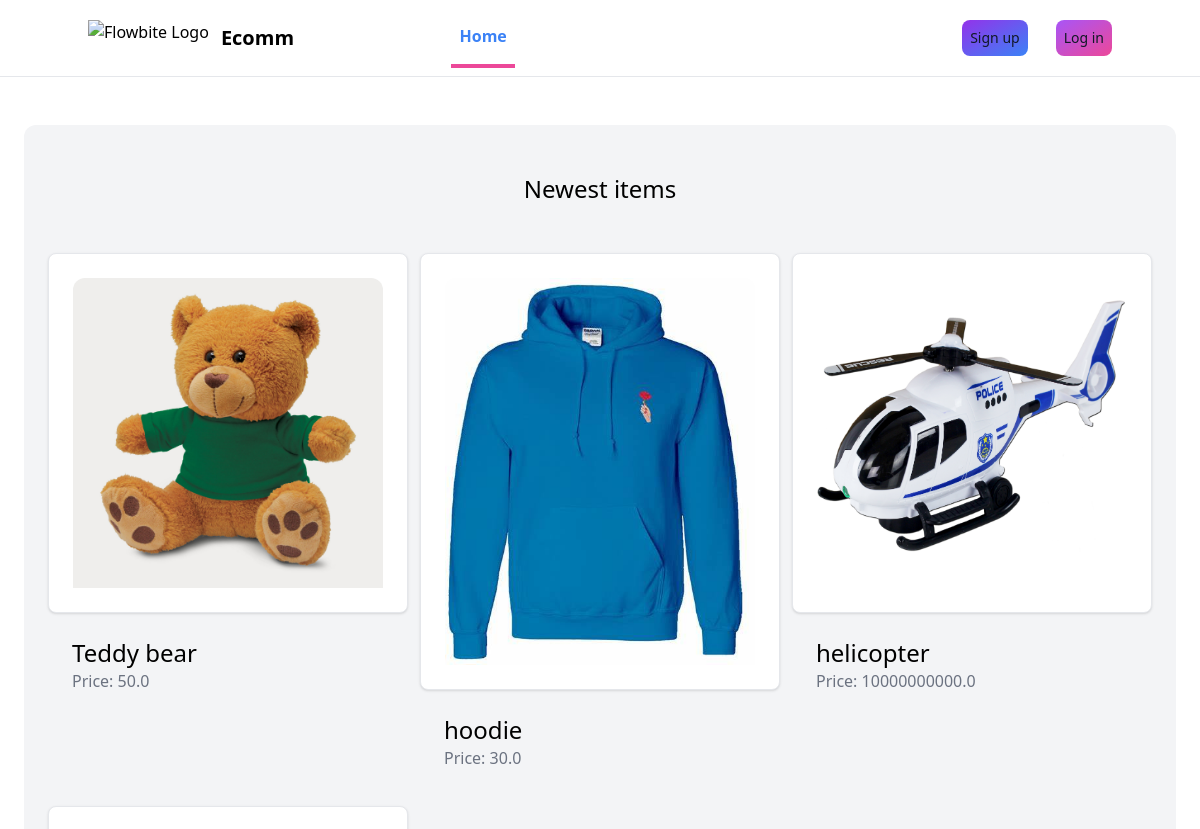
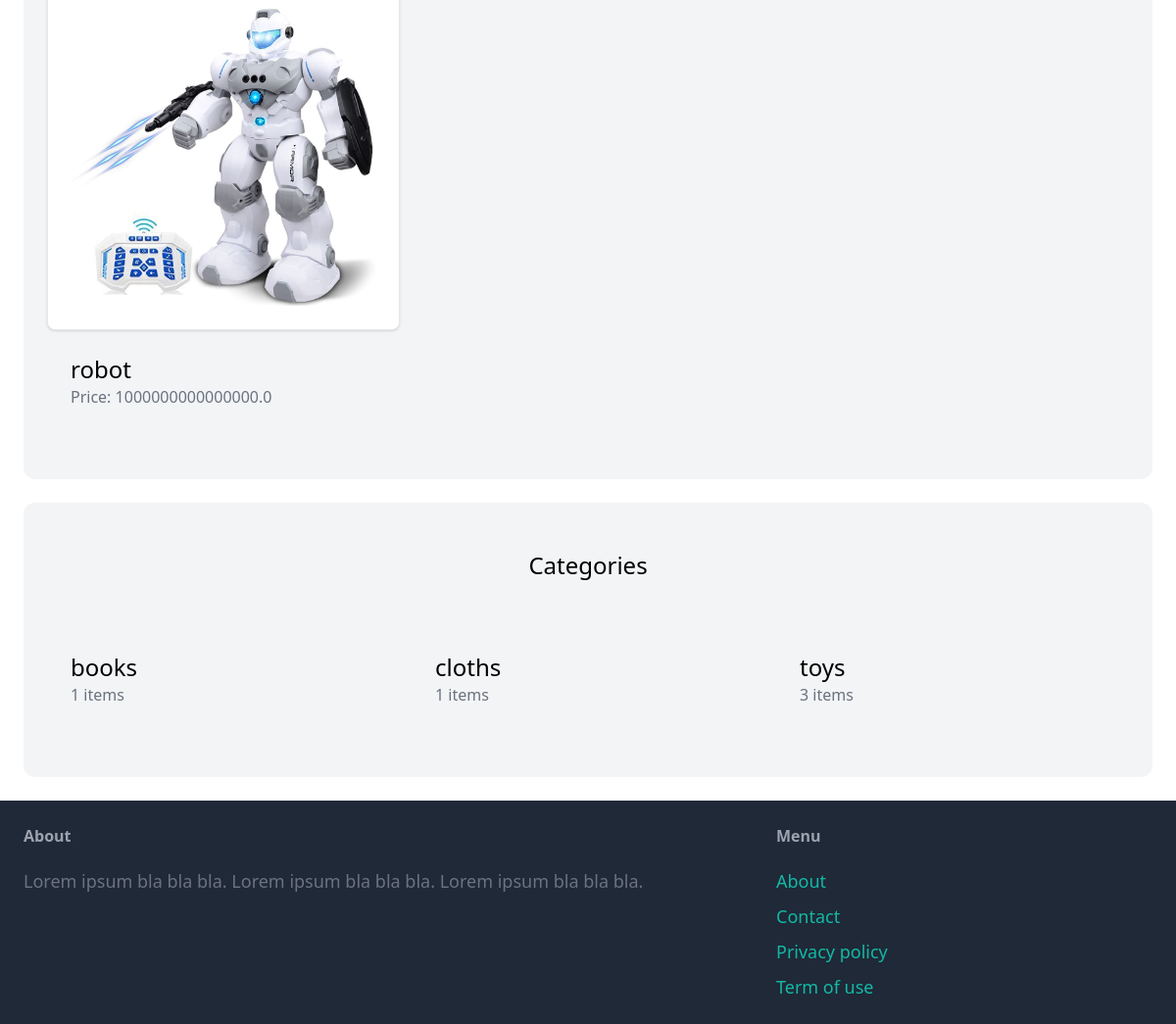
The app's page /, older data (2 pictures, top to bottom).
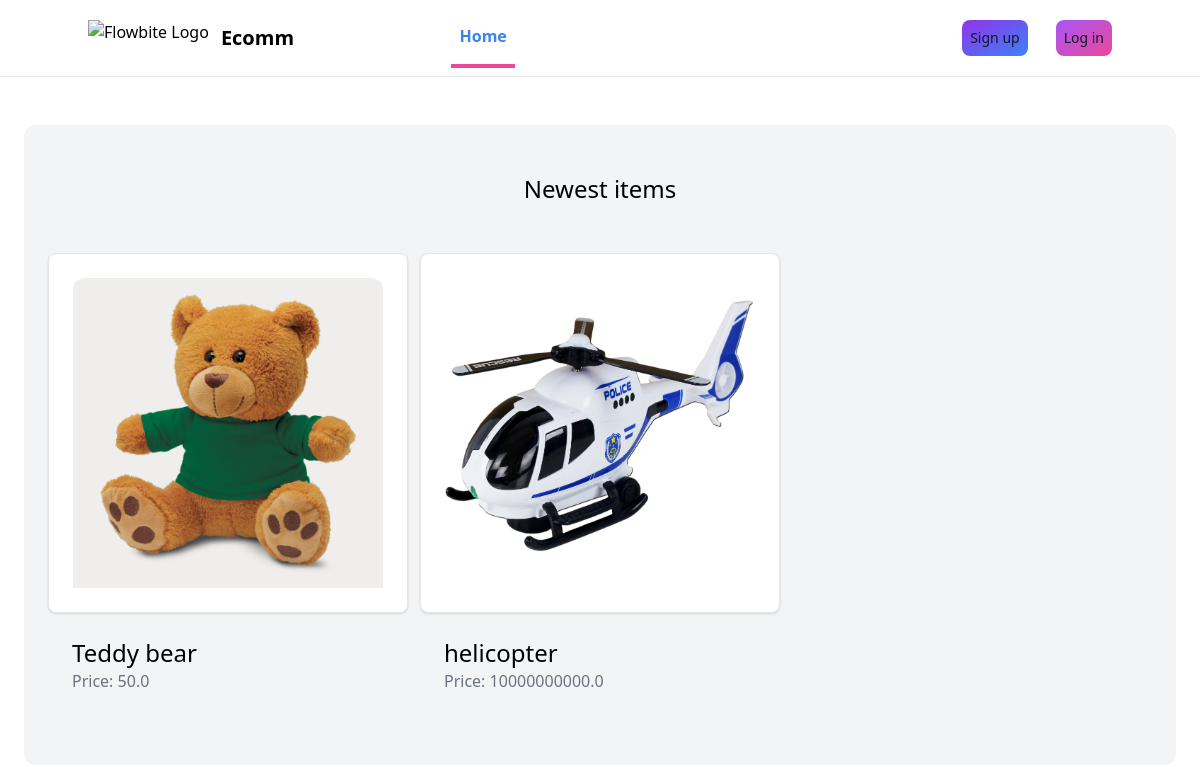
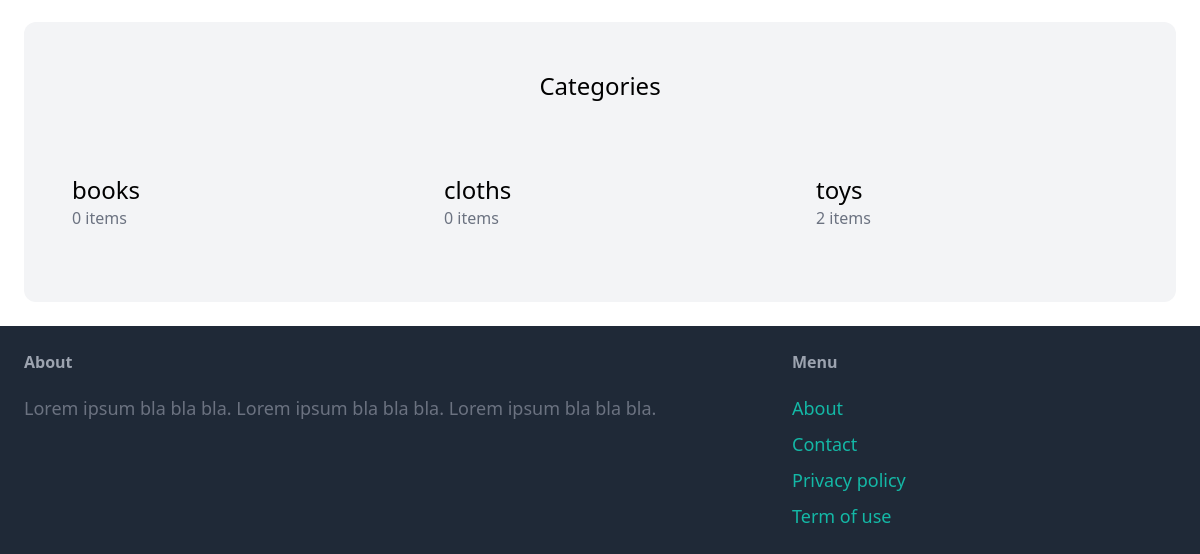
The same page, newer data (2 pictures, top to bottom).
### item/models.py (models this page shows, shortened)
class Item(models.Model):
    category = models.ForeignKey(Category, related_name='items', on_delete=models.CASCADE)
    name = models.CharField(max_length=255)
    description = models.TextField(blank=True, null=True)
    price = models.FloatField()
    image = models.ImageField(upload_to='item_images', blank=True, null=True)
    is_sold = models.BooleanField(default=False)
    created_by = models.ForeignKey(User, related_name='items', on_delete=models.CASCADE)
    created_at = models.DateTimeField(auto_now_add=True)

class Category(models.Model):
    name = models.CharField(max_length=255)
    class Meta:
        ordering = ('name',)
        verbose_name_plural = 'Categories'

### core/views.py (the view)
# urls.py: path('', views.index, name='index'),
def index(request):
    items = Item.objects.filter(is_sold=False)[0:6]
    categories = Category.objects.all()
    return render(request, 'core/index.html', {
        'categories': categories,
        'items': items,
    })

### core/templates/core/index.html (shortened to what this page needs)
{% extends 'core/base.html' %}
{% block content %}
    <div class="mt-6 px-6 py-12 bg-gray-100 rounded-xl">
        <h2 class="mb-12 text-2xl text-center">Newest items</h2>
        <div class="grid grid-cols-1 sm:grid-cols-2 md:grid-cols-3 gap-3">
            {% for item in items %}
                <div>
                    <a href="{% url 'item:detail' item.id %}">
                        <div class="max-w-sm p-6 bg-white border border-gray-200 rounded-lg shadow dark:bg-gray-800 dark:border-gray-700">
                            <img src="{{ item.image.url }}" class="rounded-t-xl">
                        </div>
                        <div class="p-6  rounded-b-xl">
                            <h2 class="text-xl sm:text-2xl">{{ item.name }}</h2>
                            <p class="text-gray-500 text-sm sm:text-base">Price: {{ item.price }}</p>
                        </div>
                    </a>
                </div>
            {% endfor %}
        </div>
    </div>
    <div class="mt-6 px-6 py-12 bg-gray-100 rounded-xl">
        <h2 class="mb-12 text-2xl text-center">Categories</h2>
        <div class="grid grid-cols-1 sm:grid-cols-2 md:grid-cols-3 gap-3">
            {% for category in categories %}
                <div>
                    <a href="#">
                        <div class="p-6  rounded-b-xl">
                            <h2 class="text-xl sm:text-2xl">{{ category.name }}</h2>
                            <p class="text-gray-500 text-sm sm:text-base">{{ category.items.count }} items</p>
                        </div>
                    </a>
                </div>
            {% endfor %}
        </div>
    </div>
    {% endblock %}

Row changes from the older to the newer data that the page shows:
removed Item: image (picture), name "hoodie", price "30.0"
removed Item: image (picture), name "robot", price "1000000000000000.0"
computed for Category "books": items.count "1" → "0"
computed for Category "cloths": items.count "1" → "0"
computed for Category "toys": items.count "3" → "2"
